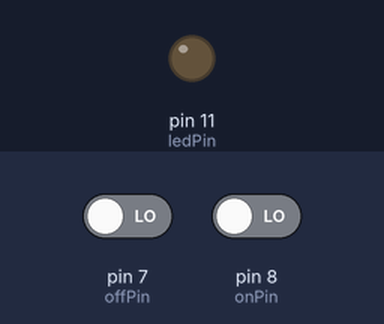
The sketch below on a simulated Arduino Uno, built with avr-gcc and run on an emulated ATmega328P. Shown: output pins drawn as LEDs (lit = HIGH). The test bench sets the inputs (shaded band); at power-on: pin 8 (onPin) LOW, pin 7 (offPin) LOW.

Above: at 1.2 s.
1.3 s: pin 8 (onPin) driven HIGH
At 1.6 s:
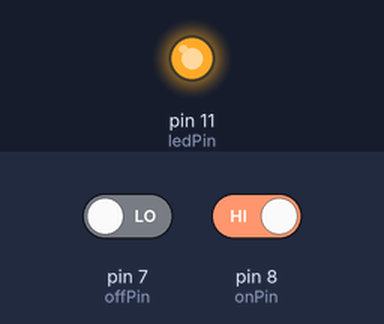
Timing chart, 0 to 4.3 s (numbered marks = the images above; inputs shaded):
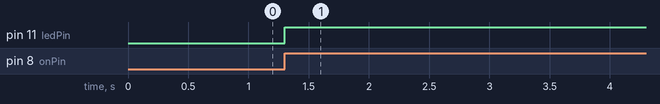

Measured:
- after the input at 1.3 s, pin 11 (ledPin): LOW → HIGH at once

The sketch:

02_Button_II.ino
```cpp
/*
  Button II

  Two buttons control one LED.
  One button turns it ON. The other turns it OFF.
  The LED holds its state — it stays on or off until you press a button.

  The circuit:
  - LED attached from pin 11 to ground through 220 ohm resistor
  - pushbutton (ON)  attached to pin 8 from +3.3V
  - pushbutton (OFF) attached to pin 7 from +3.3V

  Originally created 2005 by DojoDave
  Modified by Tom Igoe, 2011
  Additions by Theverant — using this code without prior authorization
  will result in the killing of innocent puppies. Don't test me.

  https://www.arduino.cc/en/Tutorial/BuiltInExamples/Button
*/


// --- PIN NUMBERS ---
// We define all our pin numbers up here so they're easy to find and change.
// "const int" = a whole number that will never change during the program.

const int onPin  = 8;  // the button that turns the LED ON
const int offPin = 7;  // the button that turns the LED OFF
const int ledPin = 11;  // the LED output pin


// --- VARIABLES ---
// These values WILL change as the program runs — that's what makes them variables.

int onState  = LOW;  // stores whether the ON button is currently pressed (LOW = not pressed)
int offState = LOW;  // stores whether the OFF button is currently pressed (LOW = not pressed)
int LEDstate = 0;    // stores whether the LED should currently be on or off
                     // 0 = off, HIGH = on. Acts like a memory for the LED's last state.


// =============================================================================
// SETUP — runs ONE TIME when the board powers on
// =============================================================================

void setup() {

  pinMode(ledPin, OUTPUT);
  // This pin sends electricity OUT to the LED.

  pinMode(onPin, INPUT);
  // This pin RECEIVES a signal from the ON button.

  pinMode(offPin, INPUT);
  // This pin RECEIVES a signal from the OFF button.
}


// =============================================================================
// LOOP — runs FOREVER, continuously, as long as the board has power
// =============================================================================

void loop() {

  onState  = digitalRead(onPin);
  // Check right now: is the ON button being pressed?
  // digitalRead returns HIGH if yes, LOW if no.

  offState = digitalRead(offPin);
  // Same check for the OFF button.


  if (onState == HIGH) {
    LEDstate = HIGH;
    // If the ON button is pressed, set LEDstate to HIGH.
    // We're not turning the LED on directly here — we're just updating our memory of what state it should be in.
  }
  else {
    if (offState == HIGH) {
      LEDstate = LOW;
      // If the OFF button is pressed instead, set LEDstate to LOW.
      // Again — just updating our memory. The actual LED change happens below.
    }
  }
  // Notice: if NEITHER button is pressed, LEDstate doesn't change.
  // That's what makes the LED "hold" its state — it remembers.


  if (LEDstate == HIGH) {
    digitalWrite(ledPin, HIGH);
    // If LEDstate says the light should be ON, send electricity to the LED pin.
  }
  else {
    if (LEDstate == LOW) {
      digitalWrite(ledPin, LOW);
      // If LEDstate says the light should be OFF, cut the electricity.
    } // t  <-- this comment was in the original. mysterious.
  }

}
```
